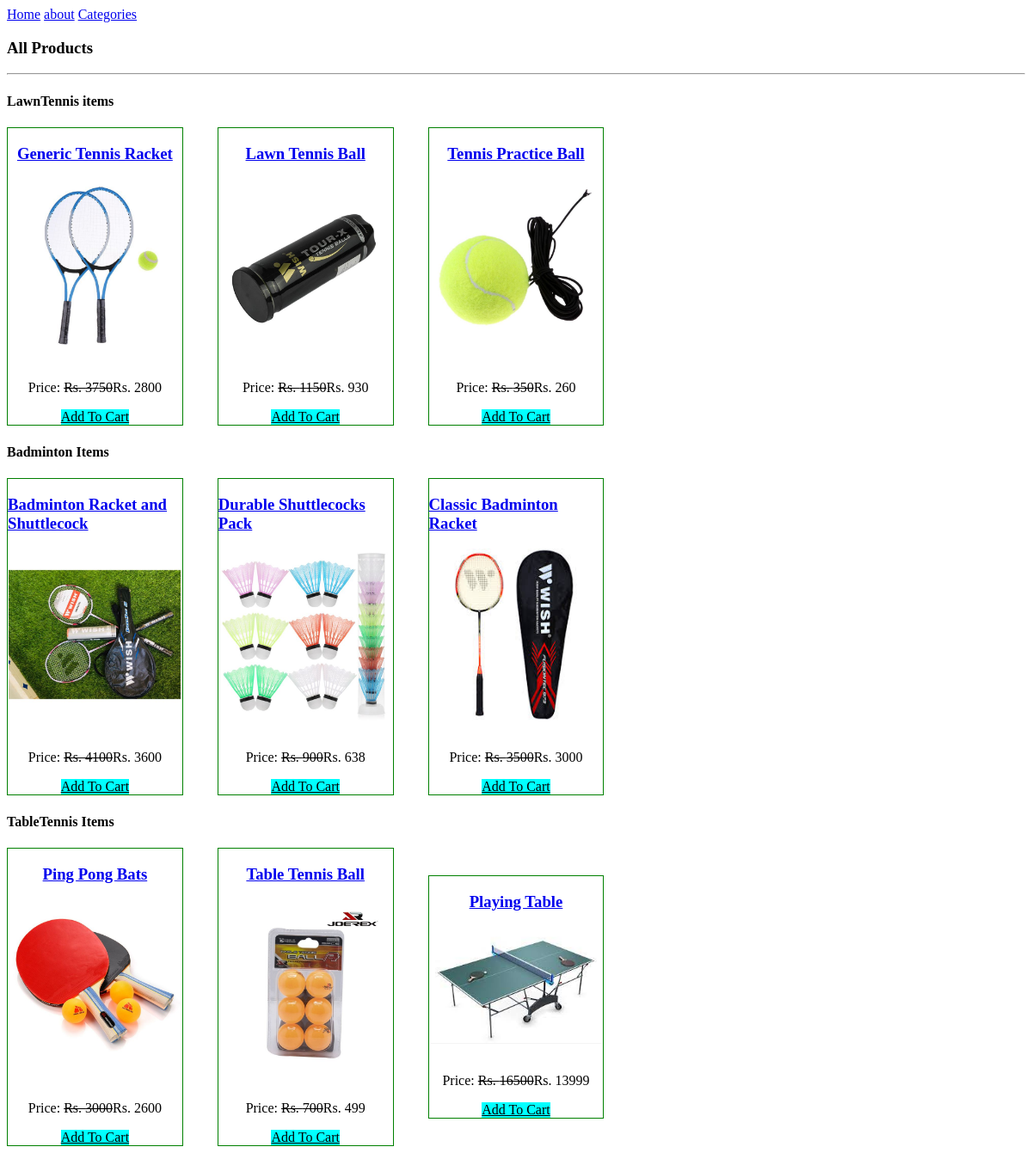
Screenshot of /allproducts/ with the database file from the repository.
### rackapp/models.py (models this page shows, shortened)
class Category(models.Model):
    title = models.CharField(max_length=200)
    slug = models.SlugField(unique = True)

class Product(models.Model):
    title = models.CharField(max_length=200)
    slug = models.SlugField(unique = True)
    category = models.ForeignKey(Category, on_delete=models.CASCADE)
    image = models.ImageField(upload_to="products")
    marked_price = models.PositiveIntegerField()
    selling_price = models.PositiveIntegerField()
    description = models.TextField()
    warranty = models.CharField(max_length=300, null=True, blank=True)
    return_policy =  models.CharField(max_length=300, null=True, blank=True)
    view_count = models.PositiveBigIntegerField(default=0)

### rackapp/views.py (the view)
# urls.py: path("allproducts/", AllProductsView.as_view(), name="allproducts"),
class AllProductsView(TemplateView):
    template_name = "allproducts.html"
    def get_context_data(self, **kwargs):
        context = super().get_context_data(**kwargs)
        context['allcategories'] = Category.objects.all()
        return context

### rackapp/templates/allproducts.html (shortened to what this page needs)
{% extends 'base.html' %}
{% block content %}
<div class="container">
    <h3>All Products</h3><hr>
    {% for cat in allcategories %}
    <div class="row">
        <h4>{{cat.title}}</h4>
        <div class="col">
            {% for p in cat.product_set.all  %}
            <div class="prod-container">
            <h3><a href="{% url 'rackapp:productdetail' p.slug %}">{{p.title}}</a></h3>
            <img src="{{p.image.url}}" alt="" width="200px ">
            <br>
            <p>Price: <strike>Rs. {{p.marked_price}}</strike>Rs. {{p.selling_price}}</p>
            <a href="" style="background-color: aqua; color: black;">Add To Cart</a>
           </div>
            {% endfor %}
        </div>
    </div>
    {% endfor %}
</div>
</body>
</html>
    {% endblock %}

### rackapp/templates/allproducts.html (style rules this page uses)
.col { display: grid; grid-template-columns: repeat(5, 1fr); align-items: center; gap: 2.5rem; }
.prod-container { border: 1px solid green; align-items: center; display: flex; flex-direction: column; }

### rows the page displays
Category: title "LawnTennis items"
Product: title "Generic Tennis Racket", image (picture), marked_price "3750", selling_price "2800"
Product: title "Lawn Tennis Ball", image (picture), marked_price "1150", selling_price "930"
Product: title "Tennis Practice Ball", image (picture), marked_price "350", selling_price "260"
Category: title "Badminton Items"
Product: title "Badminton Racket and Shuttlecock", image (picture), marked_price "4100", selling_price "3600"
Product: title "Durable Shuttlecocks Pack", image (picture), marked_price "900", selling_price "638"
Product: title "Classic Badminton Racket", image (picture), marked_price "3500", selling_price "3000"
Category: title "TableTennis Items"
Product: title "Ping Pong Bats", image (picture), marked_price "3000", selling_price "2600"
Product: title "Table Tennis Ball", image (picture), marked_price "700", selling_price "499"
Product: title "Playing Table", image (picture), marked_price "16500", selling_price "13999"
